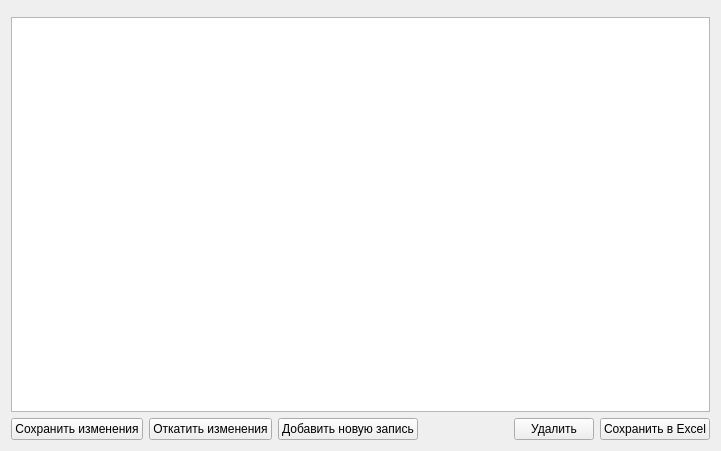
<?xml version="1.0" encoding="UTF-8"?>
<ui version="4.0">
 <class>SqlTableManager</class>
 <widget class="QWidget" name="SqlTableManager">
  <property name="geometry">
   <rect>
    <x>0</x>
    <y>0</y>
    <width>721</width>
    <height>451</height>
   </rect>
  </property>
  <layout class="QGridLayout" name="gridLayout">
   <item row="0" column="0">
    <widget class="QSplitter" name="splitter">
     <property name="orientation">
      <enum>Qt::Vertical</enum>
     </property>
     <widget class="QWidget" name="layoutWidget">
      <layout class="QVBoxLayout" name="verticalLayout">
       <item>
        <widget class="QWidget" name="widget2222" native="true"/>
       </item>
       <item>
        <widget class="QTableView" name="tableView_2">
         <property name="selectionMode">
          <enum>QAbstractItemView::MultiSelection</enum>
         </property>
         <property name="selectionBehavior">
          <enum>QAbstractItemView::SelectRows</enum>
         </property>
         <property name="sortingEnabled">
          <bool>true</bool>
         </property>
        </widget>
       </item>
      </layout>
     </widget>
    </widget>
   </item>
   <item row="1" column="0">
    <layout class="QHBoxLayout" name="horizontalLayout">
     <item>
      <widget class="QPushButton" name="pushButtonSave">
       <property name="text">
        <string>Сохранить изменения</string>
       </property>
      </widget>
     </item>
     <item>
      <widget class="QPushButton" name="pushButtonCancel">
       <property name="text">
        <string>Откатить изменения</string>
       </property>
      </widget>
     </item>
     <item>
      <widget class="QPushButton" name="pushButtonInsert">
       <property name="text">
        <string>Добавить новую запись</string>
       </property>
      </widget>
     </item>
     <item>
      <spacer name="horizontalSpacer">
       <property name="orientation">
        <enum>Qt::Horizontal</enum>
       </property>
       <property name="sizeHint" stdset="0">
        <size>
         <width>40</width>
         <height>20</height>
        </size>
       </property>
      </spacer>
     </item>
     <item>
      <spacer name="horizontalSpacer_2">
       <property name="orientation">
        <enum>Qt::Horizontal</enum>
       </property>
       <property name="sizeHint" stdset="0">
        <size>
         <width>40</width>
         <height>20</height>
        </size>
       </property>
      </spacer>
     </item>
     <item>
      <spacer name="horizontalSpacer_3">
       <property name="orientation">
        <enum>Qt::Horizontal</enum>
       </property>
       <property name="sizeHint" stdset="0">
        <size>
         <width>40</width>
         <height>20</height>
        </size>
       </property>
      </spacer>
     </item>
     <item>
      <widget class="QPushButton" name="pushButtonDelete">
       <property name="text">
        <string>Удалить</string>
       </property>
      </widget>
     </item>
     <item>
      <widget class="QPushButton" name="pushButtonSaveInExcel">
       <property name="text">
        <string>Сохранить в Excel</string>
       </property>
      </widget>
     </item>
    </layout>
   </item>
  </layout>
 </widget>
 <resources/>
 <connections/>
</ui>
